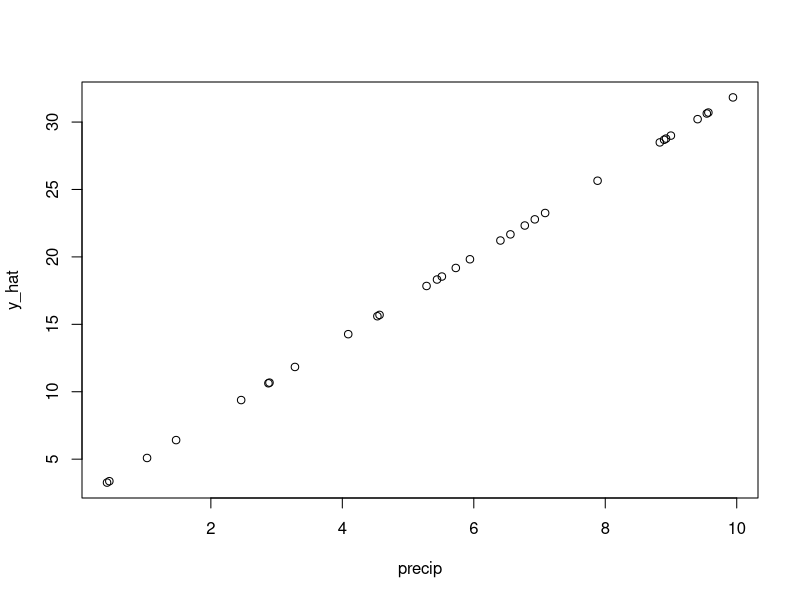

R code for this plot: (Note: this script raises an error after producing the figure.)

#  NRES 710, Linear Regression  
#     University of Nevada, Reno
#     Introduction to basic linear regression   

### To learn regression in R, let's simulate data so we know what 'Truth' is

# Set the seed for reproducibility
set.seed(123)

# Simulate a continuous predictor variable, precipitation
n <- 30
precip <- runif(n, min = 0, max = 10)

# Simulate the true, predicted response of biomass to precip (y-hat)
y_hat <- 2 + 3 * precip

# What does this look like?
plot(y_hat ~ precip)

# Simulate error for the response variable
# Let's say the standard deviation = 2, which means that around our line there
# is a 2 kg/ha standard deviation.
# Rule of thumb: 66% of samples within 1 SD, 95% of samples within 2 SD, 99% within SD
# With a SD of 2, 66% of samples will be within 2 units of the line, etc.
error <- rnorm(n, mean = 0, sd = 2)

# Create the response variable, biomass
# biomass = beta0 + beta1 * precip + epsilon
biomass <- y_hat + error

# Create a data frame
datum <- data.frame(precip = precip, y_hat = y_hat, error = error, biomass = biomass)

# Save this dataset
write.csv(datum, "lecture_3_dataset1.csv")
write.csv(datum, "../datasets/lecture_3_dataset1.csv")

### Analyze the data

# Read in the dataset
datum <- read.csv("lecture_3_dataset1.csv")

# Observe the first few rows of our data
# head(datum)

# First thing we should do when starting an analysis is.. look at our data!
plot(biomass ~ precip, data = datum)

# Ask R for information about how 'lm()' works
help(lm)
?lm()

# Fit the linear model
results <- lm(biomass ~ precip, data = datum)

# Examine the results
summary(results)

# Plot the data with the line of best fit
plot(biomass ~ precip)
abline(results)

# Maybe you are used to seeing ANOVA tables...
anova(results)

# This should look similar to the bottom line from our regression output
